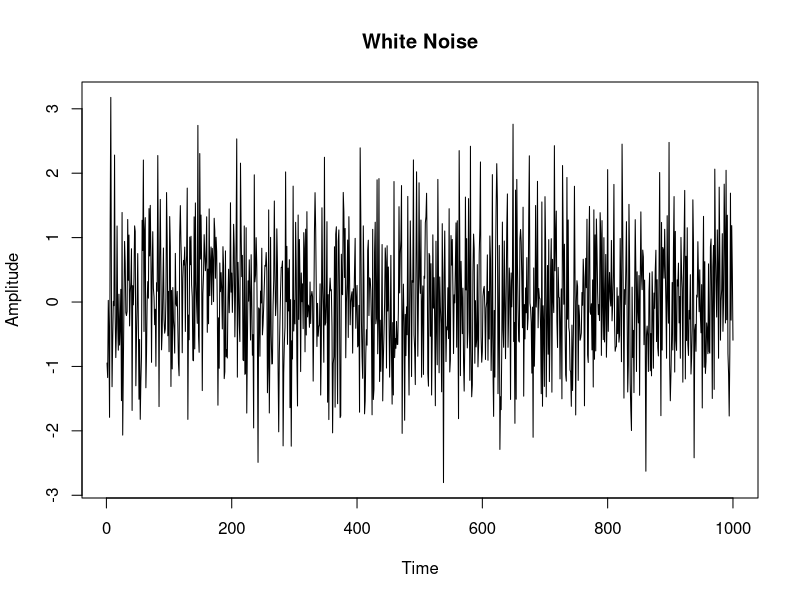

Recreate this plot in R.
# Generate white noise
white_noise <- rnorm(n = 1000, mean = 0, sd = 1)

# Plot the white noise
plot(white_noise, type = "l", main = "White Noise", xlab = "Time", ylab = "Amplitude")

# Defining parameters

phi0 <- 1
phi <- runif(n=100, min=0, max=100)